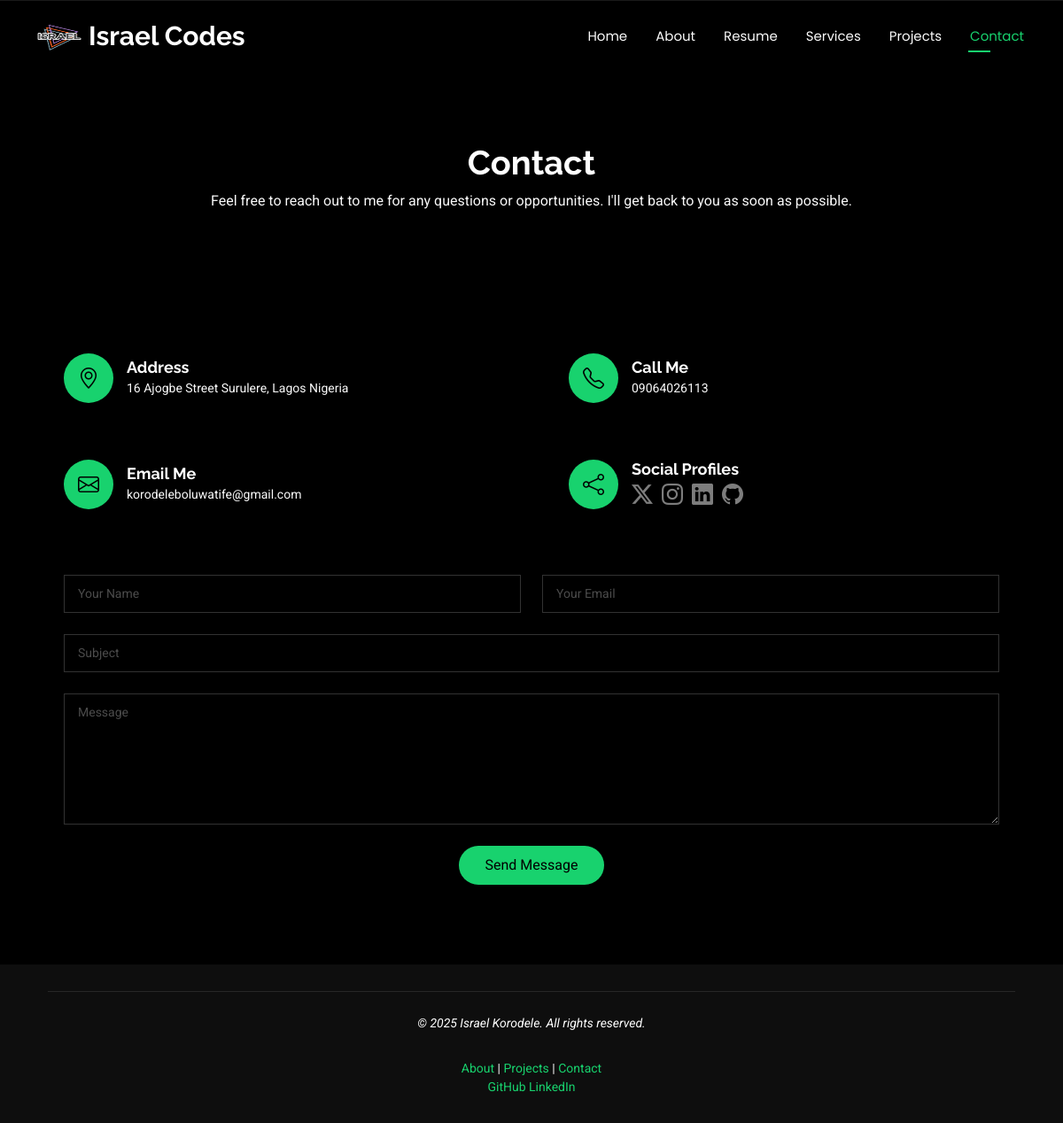
Page /contact/ on the committed database.
### resume/models.py (models this page shows, shortened)
class SiteConfiguration(models.Model):
    site_name = models.CharField(max_length=100, default="Israel's Portfolio")
    owner_name = models.CharField(max_length=100, default="Israel Korodele")
    bio = models.TextField(blank=True)
    email = models.EmailField()
    phone = models.CharField(max_length=20, blank=True)
    address = models.TextField(blank=True)
    github_url = models.URLField(blank=True)
    linkedin_url = models.URLField(blank=True)
    twitter_url = models.URLField(blank=True)
    instagram_url = models.URLField(blank=True)
    profile_image = CloudinaryField('image', blank=True, null=True)
    @classmethod
    def load(cls):
        try:
            return cls.objects.get()
        except cls.DoesNotExist:
            return cls()

### resume/views.py (the view)
# urls.py: path('contact/', views.contact, name='contact'),
def contact(request):
    config = SiteConfiguration.load()
    if request.method == 'POST':
        form = ContactForm(request.POST)
        if form.is_valid():
            send_mail(
                subject=f"New Contact Form Submission: {form.cleaned_data['subject']}",
                message=f"""
                    Name: {form.cleaned_data['name']}
                    Email: {form.cleaned_data['email']}
                    Message: {form.cleaned_data['message']}
                    """,
                from_email=settings.DEFAULT_FROM_EMAIL,
                recipient_list=[settings.DEFAULT_FROM_EMAIL],
                fail_silently=False,
            )
            messages.success(request, 'Your message has been sent successfully!')
            return redirect('contact')  # or your named URL
    else:
        form = ContactForm()
    storage = get_messages(request)
    return render(request, 'contact.html', {
        'form': form,
        'config': config,
        'messages': storage
    })

### resume/forms.py
class ContactForm(forms.Form):
    name = forms.CharField(
        max_length=100,
        widget=forms.TextInput(attrs={
            'class': 'form-control',
            'placeholder': 'Your Name',
            'required': True
        })
    )
    email = forms.EmailField(
        widget=forms.EmailInput(attrs={
            'class': 'form-control',
            'placeholder': 'Your Email',
            'required': True
        })
    )
    subject = forms.CharField(
        max_length=200,
        widget=forms.TextInput(attrs={
            'class': 'form-control',
            'placeholder': 'Subject',
            'required': True
        })
    )
    message = forms.CharField(
        widget=forms.Textarea(attrs={
            'class': 'form-control',
            'rows': 6,
            'placeholder': 'Message',
            'required': True
        })
    )

### resume/templates/contact.html (shortened to what this page needs)
{% extends 'main.html' %}
{% load static %}
{% block content %}
<main class="main">
  <div class="page-title" data-aos="fade">
    <div class="heading">
      <div class="container">
        <div class="row d-flex justify-content-center text-center">
          <div class="col-lg-8">
            <h1>Contact</h1>
            <p class="mb-0">Feel free to reach out to me for any questions or opportunities. I'll get back to you as soon as possible.</p>
          </div>
        </div>
      </div>
    </div>
  </div>
  <section id="contact" class="contact section">
    <div class="container" data-aos="fade-up" data-aos-delay="100">
      <div class="row gy-4">
        <div class="col-md-6">
          <div class="info-item d-flex align-items-center">
            <i class="icon bi bi-geo-alt flex-shrink-0"></i>
            <div>
              <h3>Address</h3>
              <p>{{ config.address|default:"Not specified" }}</p>
            </div>
          </div>
        </div>
        <div class="col-md-6">
          <div class="info-item d-flex align-items-center">
            <i class="icon bi bi-telephone flex-shrink-0"></i>
            <div>
              <h3>Call Me</h3>
              <p>{{ config.phone|default:"Not specified" }}</p>
            </div>
          </div>
        </div>
        <div class="col-md-6">
          <div class="info-item d-flex align-items-center">
            <i class="icon bi bi-envelope flex-shrink-0"></i>
            <div>
              <h3>Email Me</h3>
              <p>{{ config.email }}</p>
            </div>
          </div>
        </div>
        <div class="col-md-6">
          <div class="info-item d-flex align-items-center">
            <i class="icon bi bi-share flex-shrink-0"></i>
            <div>
              <h3>Social Profiles</h3>
              <div class="social-links">
                {% if config.twitter_url %}<a href="{{ config.twitter_url }}"><i class="bi bi-twitter-x"></i></a>{% endif %}
                {% if config.instagram_url %}<a href="{{ config.instagram_url }}"><i class="bi bi-instagram"></i></a>{% endif %}
                {% if config.linkedin_url %}<a href="{{ config.linkedin_url }}"><i class="bi bi-linkedin"></i></a>{% endif %}
                {% if config.github_url %}<a href="{{ config.github_url }}"><i class="bi bi-github"></i></a>{% endif %}
              </div>
            </div>
          </div>
        </div>
      </div>
      <form method="post" action="{% url 'contact' %}" class="class_new mt-4" novalidate>
        <div class="row gy-4">
          <div class="col-md-6">
            {{ form.name }}
          </div>
          <div class="col-md-6">
            {{ form.email }}
          </div>
          <div class="col-md-12">
            {{ form.subject }}
          </div>
          <div class="col-md-12">
            {{ form.message }}
          </div>
          <div class="col-md-12 text-center">
            <button type="submit">Send Message</button>
          </div>
        </div>
      </form>
    </div>
  </section>
</main>
{% endblock content %}

### static/assets/css/main.css (style rules this page uses)
:root { --default-font: "Roboto", system-ui, -apple-system, "Segoe UI", Roboto, "Helvetica Neue", Arial, "Noto Sans", "Liberation Sans", sans-serif, "Apple Color Emoji", "Segoe UI Emoji", "Segoe UI Symbol", "Noto Color Emoji"; --heading-font: "Raleway", sans-serif; --nav-font: "Poppins", sans-serif; }
:root { --background-color: #000000; --default-color: #fafafa; --heading-color: #ffffff; --accent-color: #18d26e; --surface-color: #1a1a1a; --contrast-color: #000000; }
:root { --nav-color: #fafafa; --nav-hover-color: #18d26e; --nav-mobile-background-color: #1a1a1a; --nav-dropdown-background-color: #1a1a1a; --nav-dropdown-color: #fafafa; --nav-dropdown-hover-color: #18d26e; }
:root { scroll-behavior: smooth; }
body { color: var(--default-color); background-color: var(--background-color); font-family: var(--default-font); }
a { color: var(--accent-color); text-decoration: none; transition: 0.3s; }
h1, h2, h3, h4, h5, h6 { color: var(--heading-color); font-family: var(--heading-font); }
.page-title { color: var(--default-color); background-color: var(--background-color); position: relative; }
.page-title .heading { padding: 160px 0 80px 0; border-top: 1px solid color-mix(in srgb, var(--default-color), transparent 90%); }
.page-title .heading h1 { font-size: 38px; font-weight: 700; }
section, .section { color: var(--default-color); background-color: var(--background-color); padding: 60px 0; scroll-margin-top: 100px; overflow: clip; }
.contact .info-item { box-shadow: 0px 0px 20px rgba(0, 0, 0, 0.1); padding: 20px 30px; }
.contact .info-item .icon { color: var(--contrast-color); background-color: var(--accent-color); width: 56px; height: 56px; font-size: 24px; display: flex; justify-content: center; align-items: center; transition: all 0.3s ease-in-out; border-radius: 50%; margin-right: 15px; }
.contact .info-item h3 { font-size: 18px; font-weight: 700; margin: 0 0 2px 0; }
.contact .info-item p { padding: 0; margin-bottom: 0; font-size: 14px; }
.contact .info-item .social-links a { font-size: 24px; display: inline-block; line-height: 1; margin: 4px 6px 0 0; transition: 0.3s; color: color-mix(in srgb, var(--default-color), transparent 50%); }
.contact .class_new { box-shadow: 0px 0px 20px rgba(0, 0, 0, 0.1); padding: 30px; margin-top: 30px; }
.contact .class_new input[type=text], .contact .class_new input[type=email], .contact .class_new textarea { color: var(--default-color); background-color: color-mix(in srgb, var(--background-color), transparent 50%); border-color: color-mix(in srgb, var(--default-color), transparent 80%); font-size: 14px; padding: 10px 15px; box-shadow: none; border-radius: 0; }
.contact .class_new input[type=text]::placeholder, .contact .class_new input[type=email]::placeholder, .contact .class_new textarea::placeholder { color: color-mix(in srgb, var(--default-color), transparent 70%); }
.contact .class_new button[type=submit] { color: var(--contrast-color); background: var(--accent-color); border: 0; padding: 10px 30px; transition: 0.4s; border-radius: 50px; }

### rows in the picture
SiteConfiguration: address "16 Ajogbe Street Surulere, Lagos Nigeria", phone "09064026113", email "korodeleboluwatife@gmail.com"
